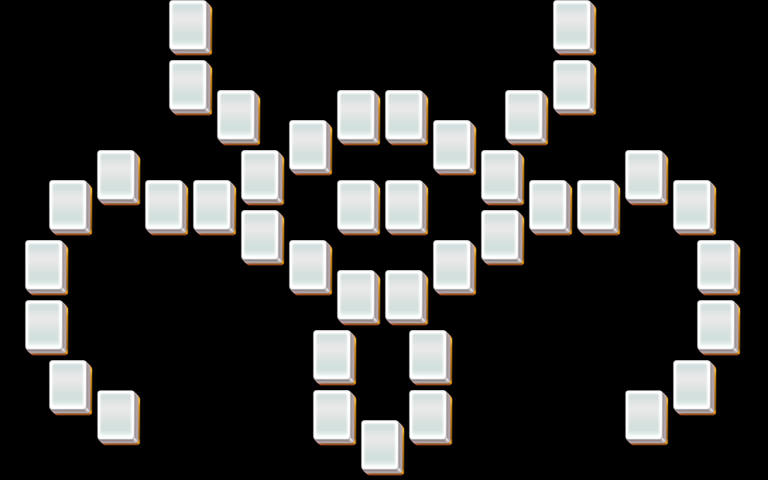

This is a level from a 2D game, rendered from its Tiled map with the project's own tilesets. A one-line summary and the map file follow, with tile-layer data summarised:
An orthogonal 32x16 tile map with 24x30 px tiles, 5 tile layers (layer1, layer2, layer3, layer4, ...).

<map version="1.0" orientation="orthogonal" width="32" height="16" tilewidth="24" tileheight="30">
 <properties>
  <property name="species" value="15" />
 </properties>
 <tileset firstgid="1" name="mahjong" tilewidth="48" tileheight="60">
  <image source="mahjong.png" />
 </tileset>
 <layer name="layer1" width="32" height="16">
  <data>[512 cells, 41 non-empty, 1 distinct tile ids]</data>
 </layer>
 <layer name="layer2" width="32" height="16">
  <data>[512 cells, 39 non-empty, 1 distinct tile ids]</data>
 </layer>
 <layer name="layer3" width="32" height="16">
  <data>[512 cells, 32 non-empty, 1 distinct tile ids]</data>
 </layer>
 <layer name="layer4" width="32" height="16">
  <data>[512 cells, 0 non-empty, 0 distinct tile ids]</data>
 </layer>
 <layer name="layer5" width="32" height="16">
  <data>[512 cells, 0 non-empty, 0 distinct tile ids]</data>
 </layer>
</map>
